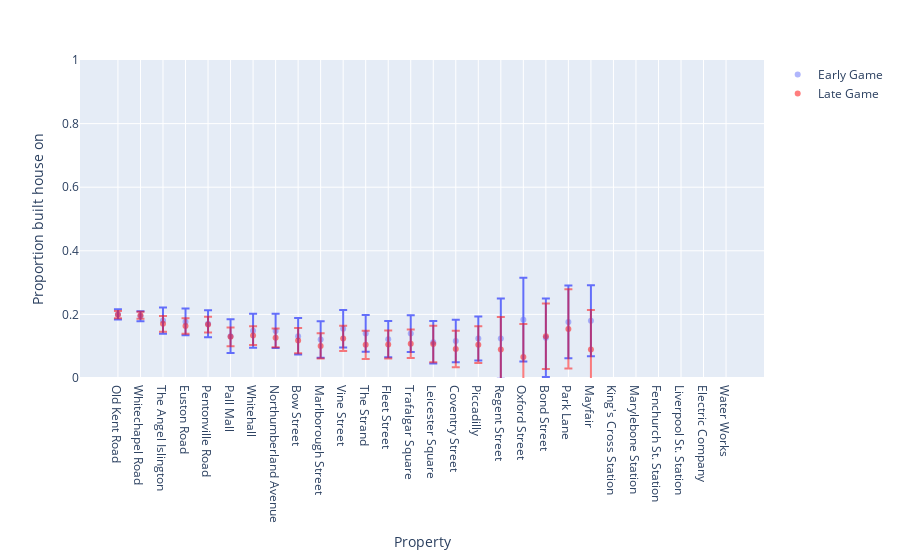

The cell this chart's notebook holds for it:
### Code cell
plot_action_proportions(df_build_house, 'Proportion built house on (early game)', 'Proportion built house on (late game)', 'Proportion built house on')

### Figure 1 — Plotly figure (JSON) as saved in the notebook; plotly's stock layout.template omitted (floating-point values rounded to 4 significant figures)
{"data": [{"error_y": {"array": [0.01602, 0.01594, 0.04104, 0.04188, 0.04242, 0.05314, 0.05348, 0.05366, 0.05751, 0.0573, 0.05873, 0.05754, 0.05718, 0.05779, 0.06701, 0.06686, 0.06921, 0.1263, 0.132, 0.1237, 0.1143, 0.1117, null, null, null, null, null, null]}, "hovertemplate": "Property=%{x}<br>Proportion built house on (early game)=%{y}<extra></extra>", "legendgroup": "", "marker": {"color": "#636efa", "opacity": 0.5, "symbol": "circle"}, "mode": "markers", "name": "Early Game", "orientation": "v", "showlegend": true, "type": "scatter", "x": ["Old Kent Road", "Whitechapel Road", "The Angel Islington", "Euston Road", "Pentonville Road", "Pall Mall", "Whitehall", "Northumberland Avenue", "Bow Street", "Marlborough Street", "Vine Street", "The Strand", "Fleet Street", "Trafalgar Square", "Leicester Square", "Coventry Street", "Piccadilly", "Regent Street", "Oxford Street", "Bond Street", "Park Lane", "Mayfair", "King's Cross Station", "Marylebone Station", "Fenchurch St. Station", "Liverpool St. Station", "Electric Company", "Water Works"], "xaxis": "x", "y": [0.2001, 0.1941, 0.1805, 0.1766, 0.1707, 0.1314, 0.1485, 0.1481, 0.1311, 0.1211, 0.1549, 0.1402, 0.1222, 0.1398, 0.1124, 0.1161, 0.1239, 0.1239, 0.1835, 0.1266, 0.1763, 0.1801, null, null, null, null, null, null], "yaxis": "y"}, {"error_y": {"array": [0.01134, 0.01131, 0.02481, 0.02445, 0.0247, 0.02958, 0.02944, 0.02968, 0.03987, 0.03943, 0.0398, 0.04421, 0.04415, 0.04451, 0.05742, 0.0573, 0.05796, 0.1021, 0.1038, 0.1032, 0.1244, 0.1246, null, null, null, null, null, null]}, "hovertemplate": "Property=%{x}<br>Proportion built house on (late game)=%{y}<extra></extra>", "legendgroup": "", "marker": {"color": "red", "symbol": "circle"}, "mode": "markers", "name": "Late Game", "opacity": 0.5, "orientation": "v", "showlegend": true, "type": "scatter", "x": ["Old Kent Road", "Whitechapel Road", "The Angel Islington", "Euston Road", "Pentonville Road", "Pall Mall", "Whitehall", "Northumberland Avenue", "Bow Street", "Marlborough Street", "Vine Street", "The Strand", "Fleet Street", "Trafalgar Square", "Leicester Square", "Coventry Street", "Piccadilly", "Regent Street", "Oxford Street", "Bond Street", "Park Lane", "Mayfair", "King's Cross Station", "Marylebone Station", "Fenchurch St. Station", "Liverpool St. Station", "Electric Company", "Water Works"], "xaxis": "x", "y": [0.1992, 0.1974, 0.1703, 0.1638, 0.1679, 0.1296, 0.1336, 0.1263, 0.1176, 0.101, 0.1245, 0.1042, 0.1054, 0.1077, 0.1072, 0.09122, 0.1048, 0.08964, 0.06593, 0.1314, 0.1545, 0.08943, null, null, null, null, null, null], "yaxis": "y"}], "layout": {"legend": {"tracegroupgap": 0}, "margin": {"t": 60}, "xaxis": {"anchor": "y", "domain": [0, 1], "title": {"text": "Property"}}, "yaxis": {"anchor": "x", "domain": [0, 1], "range": [0, 1], "title": {"text": "Proportion built house on"}}}}
